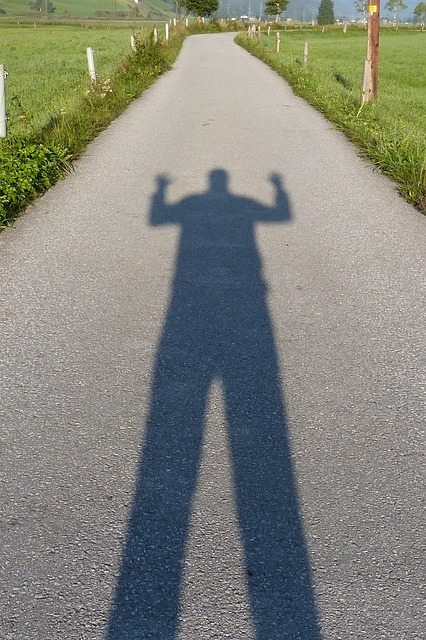
#> input picture Blatt_01_BVM/p01_schatten.jpg, 426 x 640 px
$ python main.py
#> lines starting #> are read from the running program, lines starting #| are printed output that depends on the picture; after the words box and inside, x2 and y2 are one past the last pixel; in counts of white or black regions, pixels touching at a corner belong together
#> further down, img_input is the input picture: shape (640, 426, 3); mean B, G, R 123, 133.8, 131.9
import cv2
import numpy as np


def average(img):

    # Extrahieren der Breite und Höhe des Bildes
    height, width, channels = img.shape
#> height = 640; width = 426; channels = 3

    # Erstellen eines neuen Bildes für die Ausgabe mit numpy
    output_img = np.zeros((height, width, channels), np.uint8)

    # Schleife durch alle Spalten des Eingangsbildes und berechne den Mittelwert für jede Farbkomponente
    for x in range(width):
        column = img[:, x]
        r_avg = int(np.mean(column[:, 0]))
        g_avg = int(np.mean(column[:, 1]))
        b_avg = int(np.mean(column[:, 2]))
        # Setze den resultierenden Mittelwert als den Farbwert für alle Pixel in dieser Spalte im Ausgabebild
        output_img[:, x] = [r_avg, g_avg, b_avg]
#> this loop made 426 passes
#> (r_avg, g_avg, b_avg) on passes 1 to 3: (126, 148, 147), (124, 147, 146), (123, 145, 144)
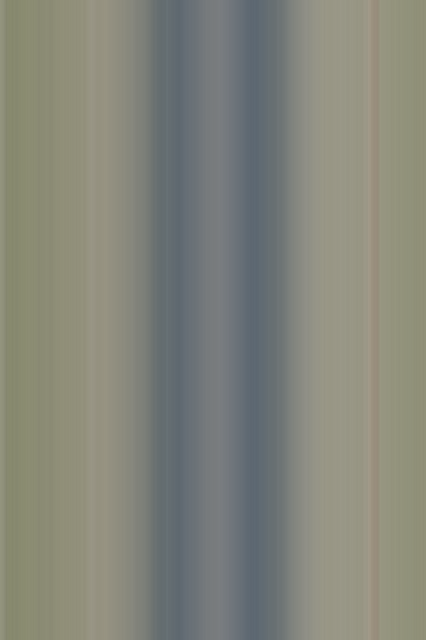
#> output_img: shape (640, 426, 3); mean B, G, R 122.5, 133.3, 131.4

    return output_img


def rgb_To_Yuv(img):

    # Konvertierung von RGB zu R'G'B'
    img_rg = np.power(img / 255.0, 1.0 / 2.2)
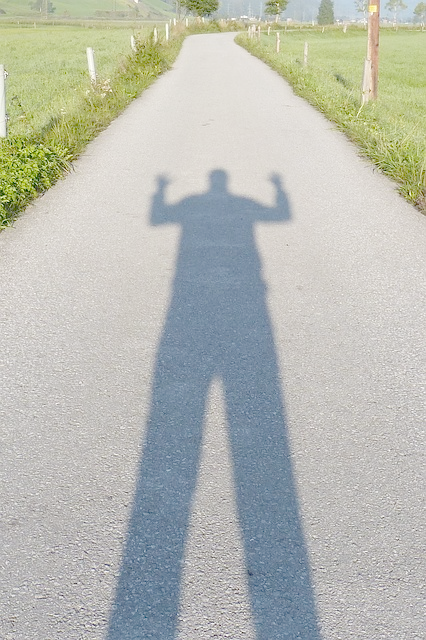
#> img_rg: shape (640, 426, 3) float64; mean B, G, R 0.703, 0.735, 0.723

    # Konvertieren in YUV
    R = img_rg[:, :, 2]
    G = img_rg[:, :, 1]
    B = img_rg[:, :, 0]
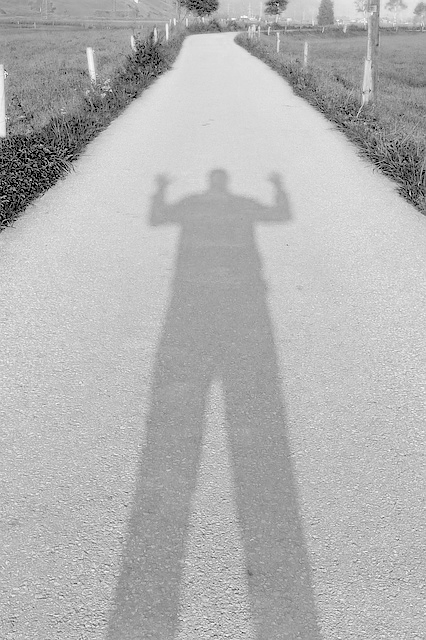
#> B: shape (640, 426) float64; min 0, max 1, mean 0.703

    # Y U V - Werte berechnen
    Y = 0.299 * R + 0.587 * G + 0.114 * B
    U = 0.493 * (B - Y)
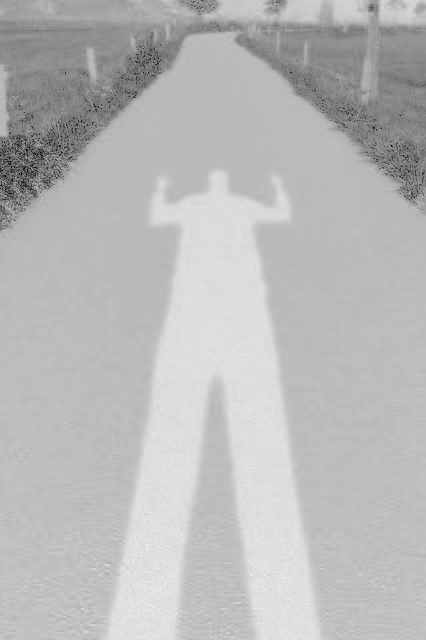
#> U: shape (640, 426) float64; min -0.311, max 0.0995, mean -0.012; drawn with min black and max white
    V = 0.877 * (R - Y)
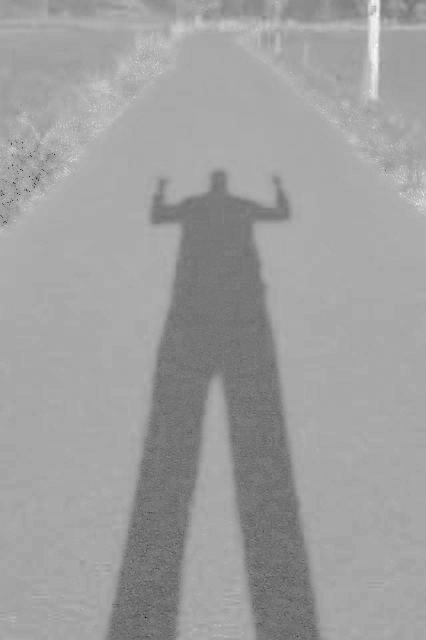
#> V: shape (640, 426) float64; min -0.214, max 0.123, mean -0.00373; drawn with min black and max white

    # Zusammenführen von Y, U und V zu einem Bild
    img_conv = np.dstack((Y, U, V))
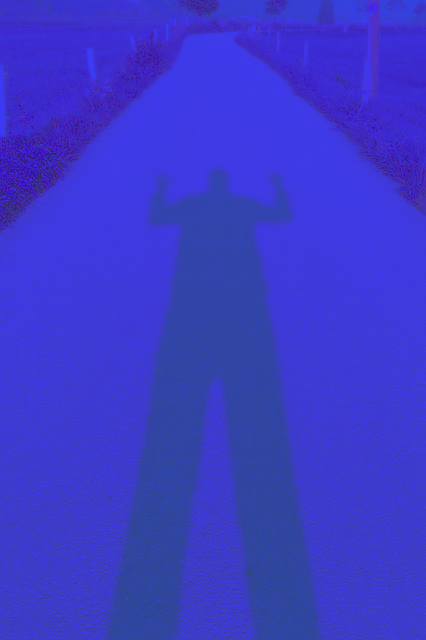
#> img_conv: shape (640, 426, 3) float64; mean of channels 0, 1, 2 0.728, -0.012, -0.00373; drawn with min black and max white

    return img_conv


def shadow_detection(img):

    # Berechne T1
    U = img[:, :, 1]

    # Mittelwert und Standardabweichung von U
    mu_U = np.mean(U)
#> mu_U = -0.012
    std_U = np.std(U)
#> std_U = 0.0445
    T1 = np.zeros_like(U)
    T1[U > (mu_U + std_U)] = 255

    # Berechne T2
    V = img[:, :, 2]

    # Mittelwert und Standardabweichung von V
    mu_V = np.mean(V)
#> mu_V = -0.00373
    std_V = np.std(V)
#> std_V = 0.0268
    T2 = np.zeros_like(V)
    T2[V < (mu_V - std_V)] = 255

    # Berechne die Schattenregion s als Kombination von T1 und T2
    s = (T1 * T2)

    return s


img_input = cv2.imread('p01_schatten.jpg')

# Bilder verarbeiten
img_average = average(img_input)
img_yuv = rgb_To_Yuv(img_input)
img_shadow = shadow_detection(img_yuv)
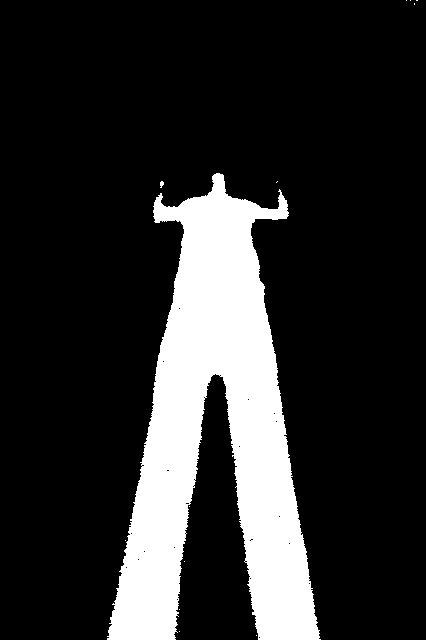
#> img_shadow: shape (640, 426) float64; values 0 (black) and 65025 (white), 17.6% white; 13 white regions (11 under 20 px), largest, box (x1, y1, x2, y2) and area: (107, 173, 321, 640) 48067, (160, 181, 164, 188) 20

# Bilder anzeigen
cv2.imshow('Input', img_input)
cv2.imshow('Average', img_average)
cv2.imshow('YUV', img_yuv)
cv2.imshow('Shadow', img_shadow)

# Auf Eingabe warten
cv2.waitKey(0)
cv2.destroyAllWindows()
